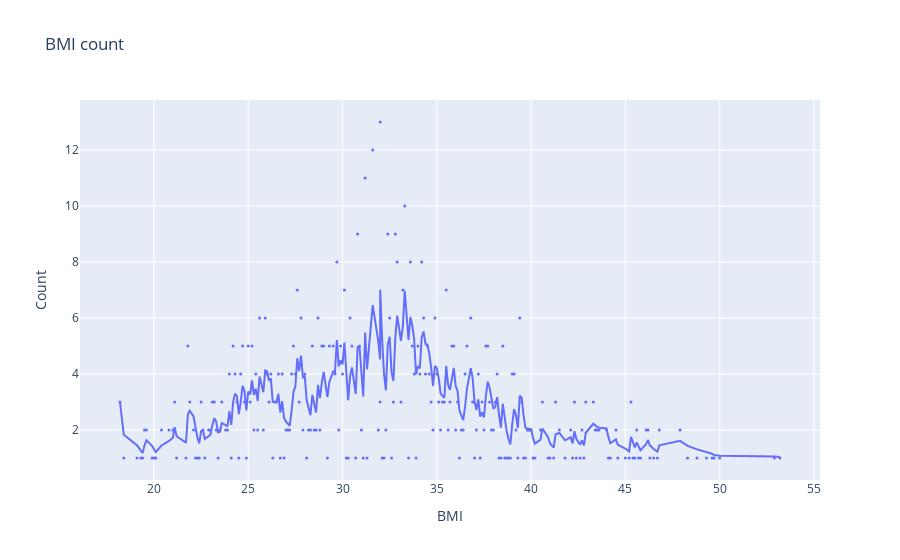

Here is the notebook cell this chart was saved with:
### Markdown cell above
## BMI

### Code cell
fig = px.scatter(
            df.groupby(["BMI"]).count().reset_index(), 
            x='BMI', 
            y='Outcome',
            title="BMI count", 
            labels={
                "Outcome": "Count"
            },
            trendline="ewm", trendline_options=dict(halflife=2),
)
fig.update_traces(marker_size=3)

fig.show()

### Figure 1 — Plotly figure (JSON) as saved in the notebook; plotly's stock layout.template omitted (floating-point values rounded to 4 significant figures; data arrays with more than 128 entries replaced by an {"elided": "..."} marker saying what was removed)
{"data": [{"hovertemplate": "BMI=%{x}<br>Count=%{y}<extra></extra>", "legendgroup": "", "marker": {"color": "#636efa", "size": 3, "symbol": "circle"}, "mode": "markers", "name": "", "orientation": "v", "showlegend": false, "type": "scatter", "x": {"elided": "236 float values"}, "xaxis": "x", "y": {"elided": "236 int values"}, "yaxis": "y"}, {"hovertemplate": "<b>Exponentially Weighted mean trendline</b><br><br>BMI=%{x}<br>Count=%{y} <b>(trend)</b><extra></extra>", "legendgroup": "", "marker": {"color": "#636efa", "size": 3, "symbol": "circle"}, "mode": "lines", "name": "", "showlegend": false, "type": "scatter", "x": {"elided": "236 float values"}, "xaxis": "x", "y": {"elided": "236 float values"}, "yaxis": "y"}], "layout": {"legend": {"tracegroupgap": 0}, "title": {"text": "BMI count"}, "xaxis": {"anchor": "y", "domain": [0, 1], "title": {"text": "BMI"}}, "yaxis": {"anchor": "x", "domain": [0, 1], "title": {"text": "Count"}}}}
